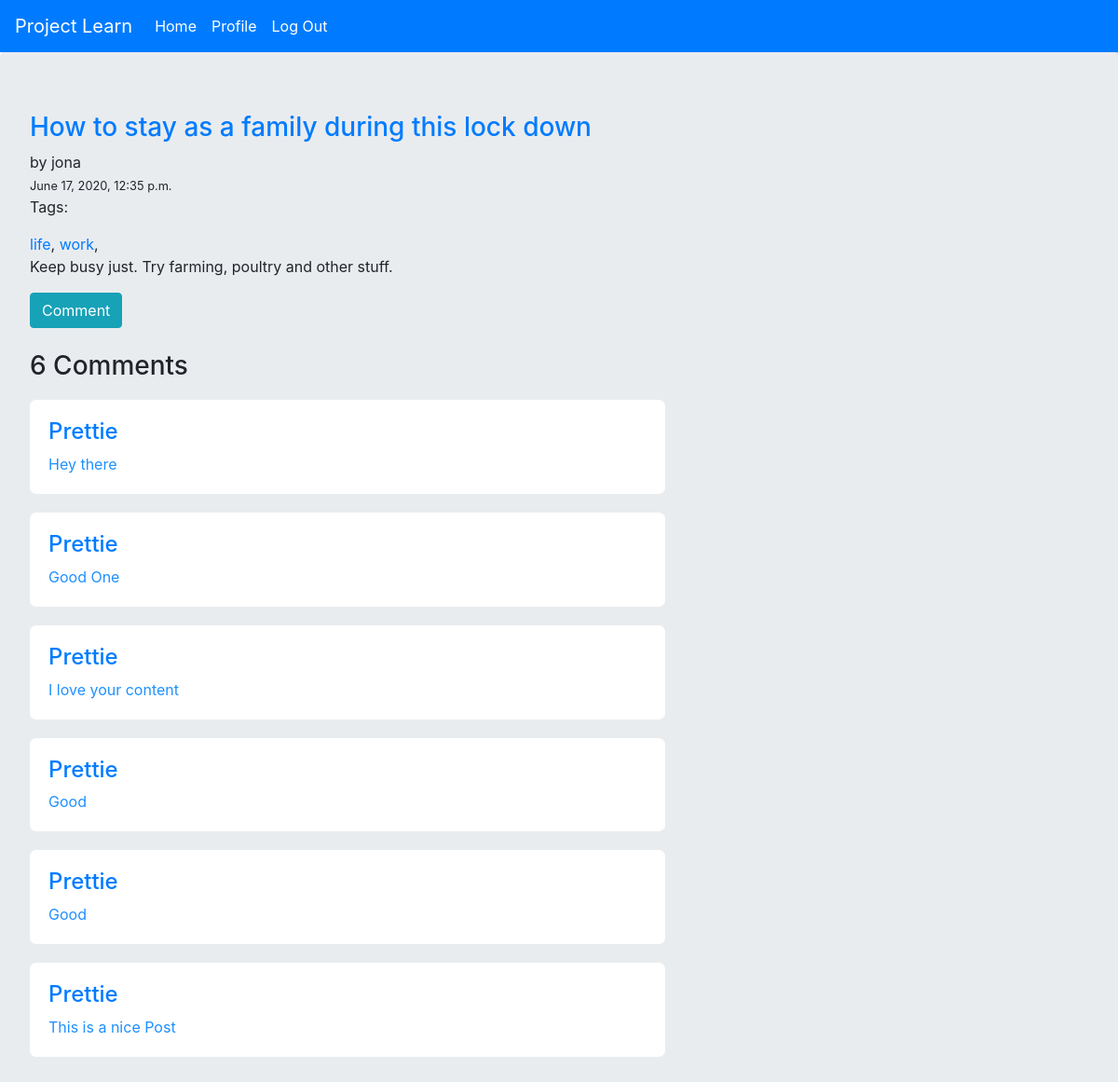
Screenshot of /posts/How to stay as a family during this lock down/ (signed in) with the database file from the repository.
### blog/models.py (models this page shows, shortened)
class Post(models.Model):
    STATUS_CHOICES = (
        ('draft', 'Draft'),
        ('published', 'Published'),
    )
    tags=TaggableManager()
    title = models.CharField(max_length=250)
    slug = models.SlugField(max_length=250, unique_for_date='published')
    author = models.ForeignKey(
        User, on_delete=models.CASCADE, related_name='blog_posts')
    body = models.TextField()
    publish = models.DateTimeField(default=timezone.now)
    created = models.DateTimeField(auto_now_add=True)
    updated = models.DateTimeField(auto_now_add=True)
    status = models.CharField(
        max_length=10, choices=STATUS_CHOICES, default='draft')
    class Meta:
        ordering = ['-publish']

class Comment(models.Model):
    post=models.ForeignKey(Post,on_delete=models.CASCADE)
    body=models.TextField()
    author=models.ForeignKey(User,on_delete=models.CASCADE)
    commented_on=models.DateTimeField(auto_now=True)

### blog/views.py (the view, shortened to what this page needs)
# urls.py: path('posts/<str:title>/',views.post_details,name='post_details'),
@login_required
def post_details(request,title):
    post=Post.objects.get(title=title)
    comments=Comment.objects.filter(author=request.user).order_by('-commented_on')
    form=CommentForm()
    context={
        'post':post,
        'form':form,
        'comments':comments
    }
    return render(request,'blog/post_detail.html',context)

### blog/templates/blog/post_detail.html (shortened to what this page needs)
{% extends 'blog/base.html' %}
{% load crispy_forms_tags %}
{% block body %}
<div class="jumbotron">
    <div class="head-text">
      <a href="/posts/{{post.title}}/"><h3>{{post.title}}</h3></a> by {{post.author}}</div>
    <small class="post-time">{{post.created}}</small>
    <p>Tags:</p>
    {% for tag in post.tags.all %}
        <a href="">{{tag}}</a>,
    {% endfor %}
    <p>{{post.body}}</p>
    {% if post.author == user %}
        <a href="/update_post/{{post.pk}}" class="btn btn-success">Update</a>
        <a href="" class="btn btn-danger">Delete</a>
        {% else %}
        <button class="btn btn-info" id="comment-btn">Comment</button>
        <br>
        <br>
    {% endif %}
    <h3>{{comments.count}} Comments</h3>
    {% for comment in comments %}
      <div class="comment">
        <a href="/user_profile/{{comment.author.username}}"><h4>{{comment.author}}</h4></a>
        {{comment.body}}
      </div>
    {% endfor %}
  </div>
{% endblock body %}

### blog/static/blog/main.css (style rules this page uses)
a { text-decoration: none; }
.comment { color: dodgerblue; margin-top: 20px; background-color: white; padding: 20px; border-radius: 7px; width: 60%; }

### rows the page displays
Post: title "How to stay as a family during this lock down", author "jona", created "June 17, 2020, 12:35 p.m.", body "Keep busy just. Try farming, poultry and other stuff."
Tag: name "life"
Tag: name "work"
Comment: author "Prettie", body "Hey there"
Comment: author "Prettie", body "Good One"
Comment: author "Prettie", body "I love your content"
Comment: author "Prettie", body "Good"
Comment: author "Prettie", body "Good"
Comment: author "Prettie", body "This is a nice Post"

### other values shown
{{ comments.count }} "6"
